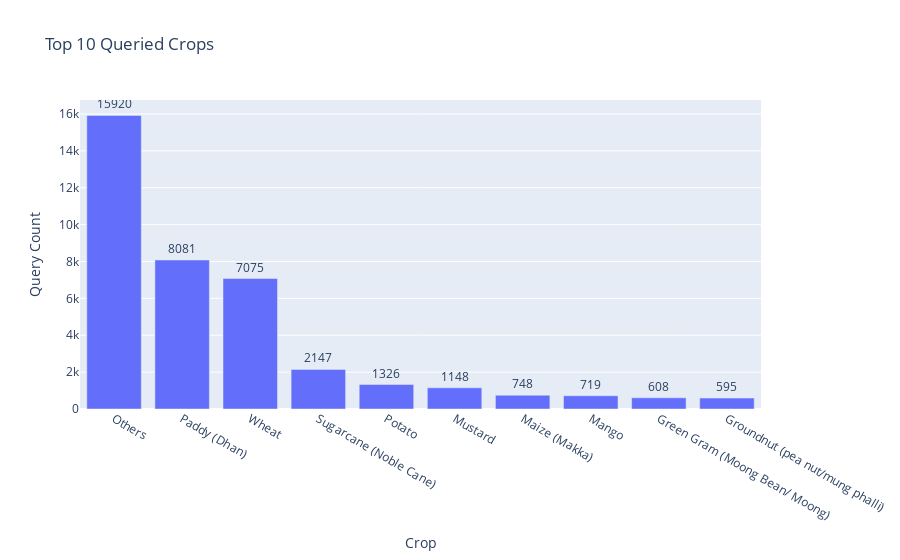

Notebook cell for this chart:
### Code cell
top_crops = df['Crop'].value_counts().nlargest(10).reset_index()
top_crops.columns = ['Crop', 'Query Count']
fig1 = px.bar(top_crops, x='Crop', y='Query Count', 
              title='Top 10 Queried Crops', text='Query Count')
fig1.update_traces(textposition='outside')
fig1.update_layout(xaxis_title='Crop', yaxis_title='Query Count')
fig1.show()

### Figure 1 — Plotly figure (JSON) as saved in the notebook; plotly's stock layout.template omitted (floating-point values rounded to 4 significant figures)
{"data": [{"hovertemplate": "Crop=%{x}<br>Query Count=%{text}<extra></extra>", "legendgroup": "", "marker": {"color": "#636efa", "pattern": {"shape": ""}}, "name": "", "orientation": "v", "showlegend": false, "text": [15920.0, 8081.0, 7075.0, 2147.0, 1326.0, 1148.0, 748.0, 719.0, 608.0, 595.0], "textposition": "outside", "type": "bar", "x": ["Others", "Paddy (Dhan)", "Wheat", "Sugarcane (Noble Cane)", "Potato", "Mustard", "Maize (Makka)", "Mango", "Green Gram (Moong Bean/ Moong)", "Groundnut (pea nut/mung phalli)"], "xaxis": "x", "y": [15920, 8081, 7075, 2147, 1326, 1148, 748, 719, 608, 595], "yaxis": "y"}], "layout": {"barmode": "relative", "legend": {"tracegroupgap": 0}, "title": {"text": "Top 10 Queried Crops"}, "xaxis": {"anchor": "y", "domain": [0, 1], "title": {"text": "Crop"}}, "yaxis": {"anchor": "x", "domain": [0, 1], "title": {"text": "Query Count"}}}}
